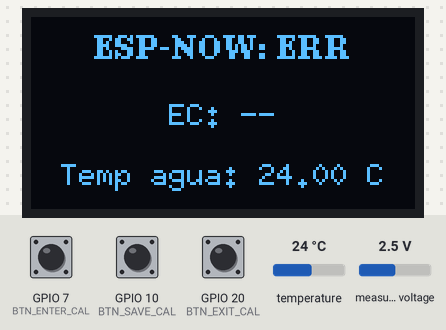
A sketch run on a simulated ESP32-S3. On the bench: 128×64 one-colour display. Inputs (shaded band) come from the test bench; at power-on: GPIO 20 (BTN_EXIT_CAL) HIGH, GPIO 7 (BTN_ENTER_CAL) HIGH, GPIO 10 (BTN_SAVE_CAL) HIGH, temperature 24 °C, measured voltage 2.5 V. WiFi joins after 1.5 s; servers stay silent unless stated; EEPROM starts erased; what the sketch prints to the serial monitor is not drawn.

Above: at 3.1 s.
3.2 s: GPIO 20 (BTN_EXIT_CAL) pulled LOW for 3.2 s
At 4.1 s:
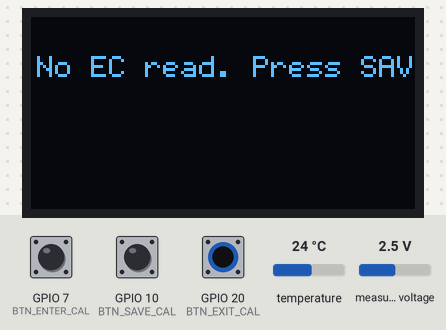
7.9 s: GPIO 7 (BTN_ENTER_CAL) pulled LOW for 0.15 s
At 8.4 s:
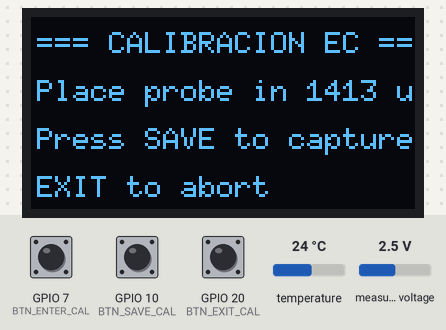
9.5 s: GPIO 10 (BTN_SAVE_CAL) pulled LOW for 1 s
At 12.7 s:
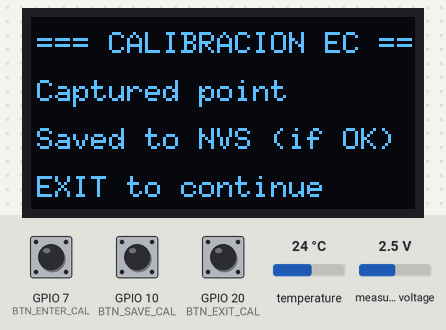
13.0 s: GPIO 20 (BTN_EXIT_CAL) pulled LOW for 1 s
At 15.2 s:
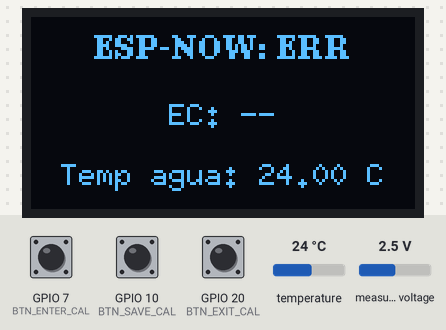
15.5 s: GPIO 10 (BTN_SAVE_CAL) pulled LOW for 3.2 s
At 17.8 s:
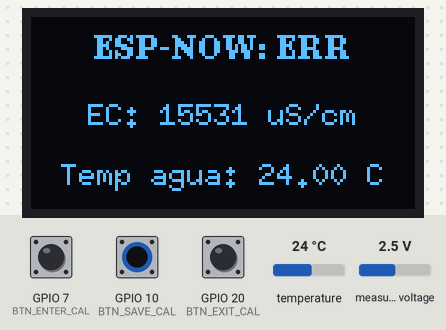
20.2 s: GPIO 20 (BTN_EXIT_CAL) pulled LOW for 1 s
At 21.9 s:
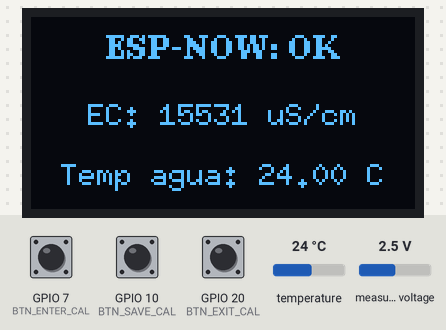
Timing chart, 0 to 23.4 s (numbered marks = the images above; inputs shaded):
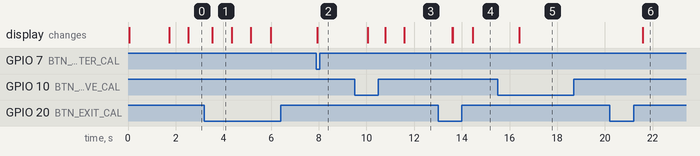

The sketch:

ModuloConductividad.ino
```cpp
#include <Arduino.h>
#include <Wire.h>
#include <U8g2lib.h>

#include <OneWire.h>
#include <DallasTemperature.h>

#include <Adafruit_ADS1X15.h>
#include "DFRobot_ESP_EC.h"
#include <Preferences.h>

#include <WiFi.h>
#include <esp_now.h>
#include <esp_wifi.h>

// ----------------- Ajustes hardware -----------------
#define I2C_SDA 8
#define I2C_SCL 9

#define ONEWIRE_PIN 5
#define OLED_SDA I2C_SDA
#define OLED_SCL I2C_SCL

// Botones (INPUT_PULLUP)
#define BTN_ENTER_CAL 7
#define BTN_SAVE_CAL 10
#define BTN_EXIT_CAL 20

#define ADS_CHANNEL 0

// Timings
const unsigned long DEBOUNCE_MS = 200UL;

// Peer MAC (receptor) -- ajusta si cambia
uint8_t peerMAC[6] = { 0xC8, 0x2E, 0x18, 0xAD, 0x53, 0xCC };

// Mensajes kind IDs
const uint8_t KIND_EC = 2;  // EC + temp

// ---------- Periféricos ----------
U8G2_SSD1306_128X64_NONAME_F_HW_I2C u8g2(U8G2_R0, U8X8_PIN_NONE);
OneWire oneWire(ONEWIRE_PIN);
DallasTemperature ds(&oneWire);

Adafruit_ADS1115 ads;
DFRobot_ESP_EC ecSensor;

Preferences prefs;

// Estado / variables
volatile esp_now_send_status_t lastSendStatus = ESP_NOW_SEND_FAIL;
bool peerAdded = false;
bool useBroadcastFallback = false;

float lastTemp = NAN;
bool haveECreading = false;
// lastEC en µS/cm
float lastEC_mS = NAN;
float lastEC_uS = NAN;
float lastVoltage = NAN;

uint32_t seqSend = 1;

// Calibration state
bool inCalibration = false;
bool cal_captured = false;
float cal_voltage_point = NAN;
// 1.413 mS/cm == 1413 µS/cm
float cal_ec_value = 1.413f;
bool cal_saved = false;

// Preferences keys
const char* PREF_NAMESPACE = "ec_cal";
const char* PREF_CAL_OK = "cal_ok";
const char* PREF_LAST_CAL_V = "cal_v";
const char* PREF_LAST_CAL_EC = "cal_ec";

// Mensaje (emisor -> receptor)
#pragma pack(push, 1)
struct MsgEC {
  uint8_t kind;  // 2 = EC+temp
  float ec;      // µS/cm (or -1 if none)
  float tempC;
  uint32_t seq;
};
#pragma pack(pop)

// ---------- Detección unidad librería EC ----------
bool ecLibExpects_mV = false;   // si true, pasar mV (volts*1000) a readEC/calibration
bool ecUnitDetected = false;    // detector ejecutado

// ---------- Forward decls ----------
void drawMainScreen();
void drawCalScreen(const char* l1, const char* l2, const char* l3);
float readADSVoltage_mv_like_example();
float readADSVoltageAvg(int samples = 8, unsigned long delayMs = 20);
void loadCalibrationPrefs();
void saveCalibrationPrefs();
bool ensurePeerAdded();
bool sendWithRetries(const uint8_t* dest, const uint8_t* data, size_t len);
void sendECMessage(float ec, float temp, uint8_t kind);
bool detectEcLibUnit(float volts, float temp);

// ---------- ESP-NOW callback ----------
#if ESP_IDF_VERSION_MAJOR >= 5
void onSendCallback(const wifi_tx_info_t* info, esp_now_send_status_t status) {
  lastSendStatus = status;
  if (status == ESP_NOW_SEND_SUCCESS) Serial.println("ESP-NOW send callback: SUCCESS");
  else Serial.printf("ESP-NOW send callback: FAIL status=%d\n", (int)status);
}
#else
void onSendCallback(const uint8_t* mac_addr, esp_now_send_status_t status) {
  lastSendStatus = status;
  if (status == ESP_NOW_SEND_SUCCESS) Serial.println("ESP-NOW send callback: SUCCESS");
  else Serial.printf("ESP-NOW send callback: FAIL status=%d\n", (int)status);
}
#endif

// ---------- Helpers ----------
float readADSVoltage_mv_like_example() {
  int16_t raw = ads.readADC_SingleEnded(ADS_CHANNEL);
  float mv = raw * 0.125f;  // LSB mV for GAIN_ONE
  return mv / 1000.0f;      // devuelve V
}

// PROMEDIO ADS (devuelve V)
float readADSVoltageAvg(int samples, unsigned long delayMs) {
  double sum = 0.0;
  for (int i = 0; i < samples; ++i) {
    int16_t raw = ads.readADC_SingleEnded(ADS_CHANNEL);
    float mv = raw * 0.125f;  // LSB mV for GAIN_ONE
    sum += (mv / 1000.0f);    // pasar a V
    delay(delayMs);
  }
  return (float)(sum / samples);
}

// Detección heurística de si la librería espera V o mV.
// Devuelve true si parece esperar mV.
bool detectEcLibUnit(float volts, float temp) {
  // Llamada normal (V)
  float ec_mS_normal = ecSensor.readEC(volts, temp);
  // Llamada con mV
  float ec_mS_mV = ecSensor.readEC(volts * 1000.0f, temp);

  Serial.printf("detectEcLibUnit: normal-> %.6f mS/cm, with mV-> %.6f mS/cm\n", ec_mS_normal, ec_mS_mV);

  bool normal_ok = isfinite(ec_mS_normal) && (ec_mS_normal > 0.05f);
  bool mv_ok     = isfinite(ec_mS_mV)     && (ec_mS_mV > 0.05f);

  if (!normal_ok && mv_ok) {
    Serial.println("detectEcLibUnit: decided -> library expects mV");
    return true;
  } else if (normal_ok && !mv_ok) {
    Serial.println("detectEcLibUnit: decided -> library expects V");
    return false;
  } else {
    // Ambiguo: preferir V (comportamiento por defecto) y avisar
    Serial.println("detectEcLibUnit: ambiguous result; defaulting to V (please check Serial outputs)");
    return false;
  }
}

void loadCalibrationPrefs() {
  prefs.begin(PREF_NAMESPACE, true);
  bool ok = prefs.getBool(PREF_CAL_OK, false);
  if (ok) {
    cal_captured = true;
    cal_voltage_point = prefs.getFloat(PREF_LAST_CAL_V, NAN);
    cal_ec_value = prefs.getFloat(PREF_LAST_CAL_EC, 1.413f);
    cal_saved = true;
    Serial.printf("Loaded calibration prefs: V=%.6f V, EC=%.4f mS/cm (%.0f µS/cm)\n",
                  cal_voltage_point, cal_ec_value, cal_ec_value * 1000.0f);
  } else {
    cal_saved = false;
    cal_captured = false;
    Serial.println("No calibration in prefs");
  }
  prefs.end();
}

void saveCalibrationPrefs() {
  prefs.begin(PREF_NAMESPACE, false);
  prefs.putBool(PREF_CAL_OK, true);
  prefs.putFloat(PREF_LAST_CAL_V, cal_voltage_point);
  prefs.putFloat(PREF_LAST_CAL_EC, cal_ec_value);
  prefs.end();
  Serial.printf("Saved calibration prefs: V=%.6f V, EC=%.4f mS/cm (%.0f µS/cm)\n",
                cal_voltage_point, cal_ec_value, cal_ec_value * 1000.0f);
}

// Ensures peer added; if fails, sets useBroadcastFallback true
bool ensurePeerAdded() {
  if (peerAdded) return true;

  esp_now_peer_info_t peer;
  memset(&peer, 0, sizeof(peer));
  memcpy(peer.peer_addr, peerMAC, 6);
  peer.channel = 0;
  peer.encrypt = false;

  esp_err_t rc = esp_now_add_peer(&peer);
  if (rc == ESP_OK) {
    Serial.println("ensurePeerAdded: peer agregado OK");
    peerAdded = true;
    useBroadcastFallback = false;
    return true;
  } else {
    Serial.printf("ensurePeerAdded: fallo esp_now_add_peer 0x%08X -> fallback broadcast\n", (unsigned)rc);
    peerAdded = false;
    useBroadcastFallback = true;
    return false;
  }
}

// Send with retries: queue send, wait small time for callback, retry up to attempts
bool sendWithRetries(const uint8_t* dest, const uint8_t* data, size_t len) {
  const int maxAttempts = 3;
  const unsigned long waitMsAfterSend = 250;  // small window to see callback result
  for (int attempts = 0; attempts < maxAttempts; ++attempts) {
    lastSendStatus = ESP_NOW_SEND_FAIL;  // reset
    esp_err_t rc = esp_now_send(dest, data, len);
    if (rc != ESP_OK) {
      Serial.printf("esp_now_send returned ERROR 0x%08X (attempt %d)\n", (unsigned)rc, attempts + 1);
      delay(100 + attempts * 100);
      continue;
    }
    unsigned long t0 = millis();
    while (millis() - t0 < waitMsAfterSend) {
      delay(10);
    }
    if (lastSendStatus == ESP_NOW_SEND_SUCCESS) {
      Serial.printf("sendWithRetries: success on attempt %d\n", attempts + 1);
      return true;
    } else {
      Serial.printf("sendWithRetries: callback NOT success (status=%d) attempt %d\n", (int)lastSendStatus, attempts + 1);
      delay(100 + attempts * 100);
    }
  }
  return false;
}

// Send message via ESP-NOW with peer-management & retries (uses broadcast fallback if needed)
void sendECMessage(float ec, float temp, uint8_t kind) {
  MsgEC msg;
  msg.kind = kind;
  msg.ec = ec;
  msg.tempC = temp;
  msg.seq = seqSend++;

  uint8_t dest[6];
  if (!peerAdded) ensurePeerAdded();

  if (peerAdded) {
    memcpy(dest, peerMAC, 6);
    Serial.printf("sendECMessage: attempt send to peer %02X:%02X:%02X:%02X:%02X:%02X kind=%u seq=%u\n",
                  dest[0], dest[1], dest[2], dest[3], dest[4], dest[5], kind, msg.seq);
    bool ok = sendWithRetries(dest, (uint8_t*)&msg, sizeof(msg));
    if (!ok) {
      Serial.println("sendECMessage: failed to send to peer after retries");
      // fallback: try broadcast once
      uint8_t bcast[6] = { 0xFF, 0xFF, 0xFF, 0xFF, 0xFF, 0xFF };
      Serial.println("sendECMessage: trying broadcast fallback");
      esp_err_t rc = esp_now_send(bcast, (uint8_t*)&msg, sizeof(msg));
      Serial.printf("sendECMessage: broadcast esp_now_send rc=0x%08X\n", (unsigned)rc);
    }
  } else {
    // peer not added -> use broadcast
    uint8_t bcast[6] = { 0xFF, 0xFF, 0xFF, 0xFF, 0xFF, 0xFF };
    Serial.println("sendECMessage: peer not added, sending broadcast");
    esp_err_t rc = esp_now_send(bcast, (uint8_t*)&msg, sizeof(msg));
    Serial.printf("sendECMessage: broadcast esp_now_send rc=0x%08X\n", (unsigned)rc);
  }
}

// Draw main screen: shows ESP-NOW OK/ERR based on lastSendStatus (same behavior as distance sketch)
void drawMainScreen() {
  u8g2.clearBuffer();

  // 1) Estado ESP-NOW (línea superior, centrada)
  u8g2.setFont(u8g2_font_ncenB08_tr);  // fuente más grande
  const char* status = (lastSendStatus == ESP_NOW_SEND_SUCCESS) ? "ESP-NOW: OK" : "ESP-NOW: ERR";
  int status_w = u8g2.getStrWidth(status);
  u8g2.drawStr((128 - status_w) / 2, 14, status);

  // 2) EC (segunda línea) -- mostrar en µS/cm usando lastEC
  u8g2.setFont(u8g2_font_6x10_tf);
  char buf[40];
  if (haveECreading && !isnan(lastEC_uS)) {
    if (lastEC_uS >= 1000.0f) {
      snprintf(buf, sizeof(buf), "EC: %.0f uS/cm", lastEC_uS);
    } else {
      snprintf(buf, sizeof(buf), "EC: %.1f uS/cm", lastEC_uS);
    }
  } else {
    snprintf(buf, sizeof(buf), "EC: --");
  }
  int ec_w = u8g2.getStrWidth(buf);
  u8g2.drawStr((128 - ec_w) / 2, 36, buf);

  // 3) Temp agua (tercera línea)
  if (!isnan(lastTemp)) {
    snprintf(buf, sizeof(buf), "Temp agua: %.2f C", lastTemp);
  } else {
    snprintf(buf, sizeof(buf), "Temp agua: --");
  }
  int t_w = u8g2.getStrWidth(buf);
  u8g2.drawStr((128 - t_w) / 2, 56, buf);

  u8g2.sendBuffer();
}

// Draw calibration screen
void drawCalScreen(const char* l1, const char* l2, const char* l3) {
  u8g2.clearBuffer();
  u8g2.setFont(u8g2_font_6x10_tf);
  u8g2.drawStr(2, 12, "=== CALIBRACION EC ===");
  u8g2.setFont(u8g2_font_6x10_tf);
  u8g2.drawStr(2, 28, l1);
  u8g2.drawStr(2, 44, l2);
  u8g2.drawStr(2, 60, l3);
  u8g2.sendBuffer();
}

// ---------- Setup ----------
void setup() {
  Serial.begin(115200);
  delay(50);

  // I2C & OLED
  Wire.begin(I2C_SDA, I2C_SCL);
  u8g2.begin();

  // Buttons
  pinMode(BTN_ENTER_CAL, INPUT_PULLUP);
  pinMode(BTN_SAVE_CAL, INPUT_PULLUP);
  pinMode(BTN_EXIT_CAL, INPUT_PULLUP);

  // Sensors
  ds.begin();
  ads.setGain(GAIN_ONE);
  if (!ads.begin()) Serial.println("ADS1115 init FAILED");
  ecSensor.begin();

  // Load calibration
  loadCalibrationPrefs();

  // ---------------- WIFI + ESP NOW ----------------

  WiFi.mode(WIFI_STA);
  WiFi.disconnect();
  delay(100);

  Serial.println("Iniciando WiFi...");

  WiFi.begin("TU_WIFI", "TU_PASSWORD");

  unsigned long wifiStart = millis();

  while (WiFi.status() != WL_CONNECTED && millis() - wifiStart < 8000) {
    delay(500);
    Serial.print(".");
  }

  if (WiFi.status() == WL_CONNECTED) {
    Serial.println("");
    Serial.println("WiFi conectado");
    Serial.print("IP: ");
    Serial.println(WiFi.localIP());
  } else {
    Serial.println("");
    Serial.println("WiFi no conectado -> ESP NOW seguirá funcionando");
  }

  Serial.print("MAC del ESP32: ");
  Serial.println(WiFi.macAddress());

  // ---------- ESP NOW ----------

  if (esp_now_init() != ESP_OK) {
    Serial.println("Error iniciando ESP-NOW");
    return;
  }

  Serial.println("ESP NOW iniciado correctamente");

  esp_now_register_send_cb(onSendCallback);

  // agregar peer
  ensurePeerAdded();

  drawMainScreen();
}

// ---------- Loop ----------
void loop() {
  static unsigned long lastTempTick = 0;
  static unsigned long lastBtnEnter_ms = 0, lastBtnSave_ms = 0, lastBtnExit_ms = 0;
  unsigned long now = millis();


  // ---------- Reconexión WiFi automática ----------

  static unsigned long lastWifiCheck = 0;

  if (millis() - lastWifiCheck > 5000) {
    lastWifiCheck = millis();

    if (WiFi.status() != WL_CONNECTED) {
      Serial.println("Reconectando WiFi...");
      WiFi.disconnect();
      WiFi.begin("NombreDeTuRed", "ClaveDeTuRed");
    }
  }

  // 1) Leer temperatura cada 1s
  if (now - lastTempTick >= 1000UL) {
    lastTempTick = now;
    ds.requestTemperatures();
    float t = ds.getTempCByIndex(0);
    if (t == DEVICE_DISCONNECTED_C || isnan(t)) {
      if (isnan(lastTemp)) lastTemp = 25.0f;
    } else {
      lastTemp = t;
    }
  }

  // 2) Botones (active LOW, con debounce)
  // ENTER_CAL: entrar en modo calibración
  if (digitalRead(BTN_ENTER_CAL) == LOW && now - lastBtnEnter_ms > DEBOUNCE_MS) {
    lastBtnEnter_ms = now;
    if (!inCalibration) {
      inCalibration = true;
      cal_captured = false;
      drawCalScreen("Place probe in 1413 uS/cm", "Press SAVE to capture", "EXIT to abort");
      Serial.println("Entered calibration mode: place probe in 1413 uS/cm, press SAVE");
    }
  }

  // SAVE_CAL
  if (digitalRead(BTN_SAVE_CAL) == LOW && now - lastBtnSave_ms > DEBOUNCE_MS) {
    lastBtnSave_ms = now;

    if (inCalibration) {
      // --- Calibración ---
      float volts = readADSVoltageAvg(10, 12);  // V promedio
      float t = isnan(lastTemp) ? 25.0f : lastTemp;
      Serial.printf("Calibration capture (avg): V=%.6f V, T=%.2f\n", volts, t);

      cal_voltage_point = volts;
      cal_captured = true;

      // Antes de decidir/refinar, detectamos unidad de la librería si aún no lo hicimos
      if (!ecUnitDetected) {
        ecLibExpects_mV = detectEcLibUnit(volts, t);
        ecUnitDetected = true;
      }

      // Estimación preliminar de EC (mS/cm) usando la convención detectada
      float argVoltsForEst = ecLibExpects_mV ? (volts * 1000.0f) : volts;
      float ecEst_mS = ecSensor.readEC(argVoltsForEst, t);
      Serial.printf("Estimated EC (pre-cal, using %s): %.4f mS/cm (%.0f uS/cm)\n",
                    ecLibExpects_mV ? "mV" : "V", ecEst_mS, ecEst_mS * 1000.0f);

      // Referencias y tolerancia
      const float REF1 = 1.413f;      // 1413 µS/cm -> 1.413 mS/cm
      const float REF2 = 12.88f;      // 12.88 mS/cm
      const float TOLERANCE = 0.80f;  // 20% (un poco más permisivo)

      bool detected = true;
      float detectedRef = 1.413f; // Forzamos el buffer de 1413 uS/cm
      Serial.println("Autodetección omitida: Forzando calibración a 1413 uS/cm");

      // Si detectó, actualizamos cal_ec_value; si no, conservamos el valor anterior
      if (detected) {
        cal_ec_value = detectedRef;  // mS/cm
      } else {
        Serial.println("No detection confident: keeping previous cal_ec_value.");
      }

      // Mostrar en OLED
      char line1[32];
      if (detected) {
        snprintf(line1, sizeof(line1), "Detected: %.0f uS/cm", cal_ec_value * 1000.0f);
      } else {
        snprintf(line1, sizeof(line1), "Detect ambiguous!");
      }
      drawCalScreen(line1, "Applying calibration...", "");

      // Secuencia de calibración: usar argVolts consistente con la librería
      float argVoltsCal = ecLibExpects_mV ? (cal_voltage_point * 1000.0f) : cal_voltage_point;
      Serial.printf("Calling calibration sequence (ref=%.4f mS/cm) using %s\n",
                    cal_ec_value, ecLibExpects_mV ? "mV" : "V");

      ecSensor.calibration(0.0f, 0.0f, (char*)"enterec");
      delay(200);
      ecSensor.calibration(argVoltsCal, t, (char*)"calec");
      delay(300);
      ecSensor.calibration(0.0f, 0.0f, (char*)"exitec");
      delay(200);

      // Guardar en NVS
      saveCalibrationPrefs();
      cal_saved = true;

      if (detected) {
        Serial.printf("Calibration finished. Ref = %.4f mS/cm (%.0f uS/cm)\n", cal_ec_value, cal_ec_value * 1000.0f);
        drawCalScreen(line1, "Calibration saved to NVS", "");
      } else {
        Serial.println("Calibration finished but ambiguous; check Serial output.");
        drawCalScreen("Calibration ambiguous", "Check Serial output", "");
      }

    } else {
      // --- Lectura manual EC (SAVE fuera de calibración) ---
      float volts = readADSVoltageAvg(6, 12);  // V promedio
      float t = isnan(lastTemp) ? 25.0f : lastTemp;
      Serial.printf("Manual EC read (avg): V=%.6f V, T=%.2f\n", volts, t);
      lastVoltage = volts;

      // Detectar unidad la primera vez si no lo hemos hecho
      if (!ecUnitDetected) {
        ecLibExpects_mV = detectEcLibUnit(volts, t);
        ecUnitDetected = true;
      }

      float argVolts = ecLibExpects_mV ? (volts * 1000.0f) : volts;
      float ecVal_mS = ecSensor.readEC(argVolts, t);

      Serial.printf("DEBUG: used %s for readEC. ecVal_mS=%.6f mS/cm -> %.1f uS/cm\n",
                    ecLibExpects_mV ? "mV" : "V", ecVal_mS, ecVal_mS * 1000.0f);

      if (!isnan(ecVal_mS) && isfinite(ecVal_mS)) {
        lastEC_mS = ecVal_mS;
        lastEC_uS = ecVal_mS * 1000.0f; // µS/cm
        haveECreading = true;
        Serial.printf("EC read: %.6f mS/cm == %.1f uS/cm (used %s)\n", ecVal_mS, lastEC_uS, ecLibExpects_mV ? "mV" : "V");
      } else {
        Serial.println("EC read returned NaN or invalid");
        haveECreading = false;
      }
      drawMainScreen();
    }
  }

  // EXIT_CAL: salir de calibración o (en modo normal) enviar EC+temp si existe lectura
  if (digitalRead(BTN_EXIT_CAL) == LOW && now - lastBtnExit_ms > DEBOUNCE_MS) {
    lastBtnExit_ms = now;
    if (inCalibration) {
      // Salir/abortar calibración
      inCalibration = false;
      drawMainScreen();
      Serial.println("Calibration aborted / exited");
    } else {
      // En modo normal: enviar la última lectura de EC por ESP-NOW
      if (haveECreading && !isnan(lastEC_uS)) {
        float t = isnan(lastTemp) ? 25.0f : lastTemp;
        // enviamos EC+temp con kind==2 (convención)
        sendECMessage(lastEC_uS, t, KIND_EC);
      } else {
        Serial.println("No EC reading available to send (press SAVE to read first)");
        u8g2.clearBuffer();
        u8g2.setFont(u8g2_font_6x12_tf);
        u8g2.drawStr(2, 20, "No EC read. Press SAVE first.");
        u8g2.sendBuffer();
        delay(800);
        drawMainScreen();
      }
    }
  }

  // 3) UI update
  static unsigned long lastUi = 0;
  if (now - lastUi >= 500) {
    lastUi = now;
    if (!inCalibration) drawMainScreen();
    else {
      if (!cal_captured) drawCalScreen("Place probe in 1413 uS/cm", "Press SAVE to capture", "EXIT to abort");
      else drawCalScreen("Captured point", "Saved to NVS (if OK)", "EXIT to continue");
    }
  }

  delay(10);
}
```

Measured:
- after the input at 3.2 s, the display: changes after 0.33 s (image 1)
- after the input at 7.9 s, the display: changes at once (image 2)
- after the input at 9.5 s, the display: first changes after 0.54 s (image 3 shows a later state)
- after the input at 13.0 s, the display: changes after 0.59 s (image 4)
- after the input at 15.5 s, the display: changes after 0.91 s (image 5)
- after the input at 20.2 s, the display: changes after 1.4 s (image 6)
- what the display in image 1 shows lasts 0.9 s, from 3.5 s to 4.4 s
